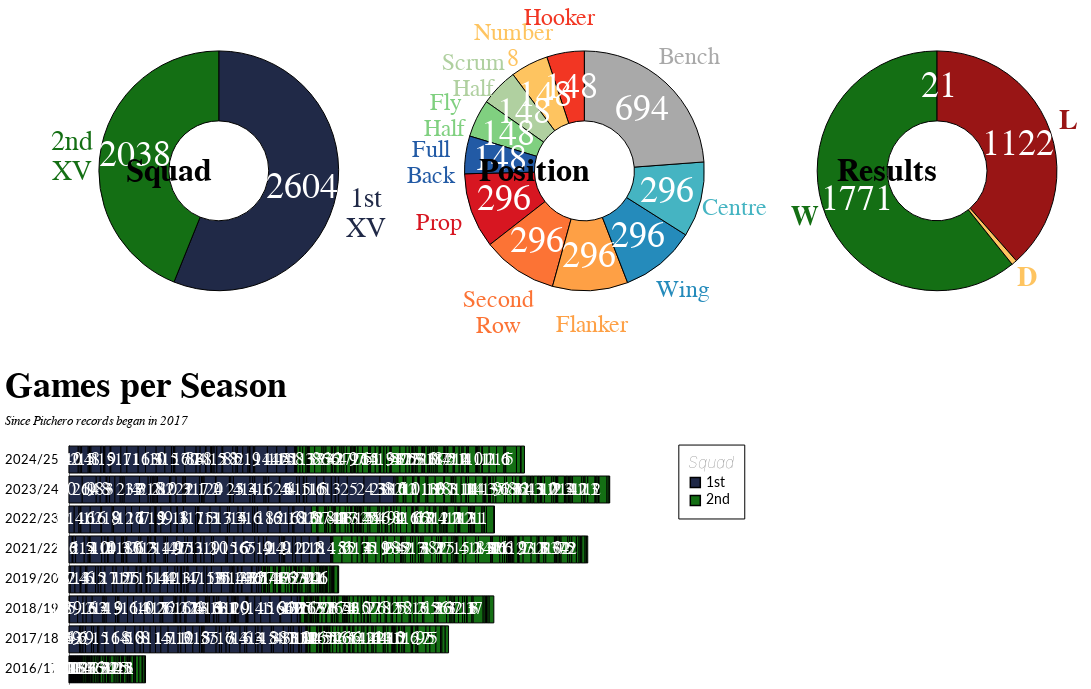

Notebook code cell kept with this figure:
### Markdown cell above
# Individual Player Stats

- Table:
  - Position
  - Debut
  - Total Games (this season/total)
  - Tries (this season/total)
- Charts:
  - Games per season (color by squad)
  - Games by position (color by squad)
  - Tries/points per season

### Code cell
player_profile_charts(df=players_df, df_agg=players_agg_df)

### Figure 1 — Vega-Lite specification as saved in the notebook (floating-point values rounded to 4 significant figures; data arrays with more than 128 entries replaced by an {"elided": "..."} marker saying what was removed)
{"config": {"axis": {"labelFont": "Lato, sans-serif", "titleFont": "PT Sans Narrow, Helvetica Neue, Helvetica, Arial, sans-serif", "labelFontSize": 13, "titleFontSize": 24, "gridColor": "#202947", "gridOpacity": 0.2}, "header": {"labelFont": "PT Sans Narrow, Helvetica Neue, Helvetica, Arial, sans-serif", "titleFont": "PT Sans Narrow, Helvetica Neue, Helvetica, Arial, sans-serif", "labelFontSize": 24, "titleFontSize": 28, "labelFontWeight": "bold", "orient": "left"}, "legend": {"labelFont": "Lato, sans-serif", "titleFont": "PT Sans Narrow, Helvetica Neue, Helvetica, Arial, sans-serif", "labelFontSize": 14, "titleFontSize": 16, "titlePadding": 5, "fillColor": "white", "strokeColor": "black", "padding": 10, "titleFontWeight": "lighter", "titleFontStyle": "italic", "titleColor": "gray", "offset": 10}, "title": {"font": "PT Sans Narrow, Helvetica Neue, Helvetica, Arial, sans-serif", "fontSize": 48, "fontWeight": "bold", "anchor": "start", "align": "center", "titlePadding": 20, "subtitlePadding": 10, "subtitleFontSize": 13, "subtitleColor": "", "subtitleFontStyle": "italic", "offset": 15, "color": "black"}, "axisX": {"labelAngle": 0}, "facet": {"title": null, "header": null, "align": {"row": "each", "column": "each"}}, "resolve": {"scale": {"y": "independent", "facet": "independent"}}, "background": "#20294710", "view": {"stroke": null}}, "vconcat": [{"hconcat": [{"layer": [{"mark": {"type": "arc", "innerRadius": 50, "outerRadius": 120, "stroke": "black"}, "encoding": {"color": {"field": "Squad", "legend": null, "scale": {"domain": ["1st", "2nd"], "range": ["#202947", "#146f14"]}, "type": "nominal"}, "order": {"field": "Squad", "sort": "ascending", "type": "nominal"}, "theta": {"aggregate": "sum", "field": "TotalGames", "stack": true, "type": "quantitative"}, "tooltip": [{"field": "Squad", "type": "nominal"}, {"aggregate": "sum", "field": "TotalGames", "type": "quantitative"}]}, "transform": [{"filter": "datum.Player == selectedPlayer || selectedPlayer == null"}, {"calculate": "split(datum.Squad + ' XV', ' ')", "as": "label"}]}, {"mark": {"type": "text", "font": "PT Sans Narrow", "radius": 85, "size": 36}, "encoding": {"color": {"value": "white"}, "detail": {"field": "Squad", "type": "nominal"}, "order": {"field": "Squad", "sort": "ascending", "type": "nominal"}, "text": {"aggregate": "sum", "field": "TotalGames", "type": "quantitative"}, "theta": {"aggregate": "sum", "field": "TotalGames", "stack": true, "type": "quantitative"}, "tooltip": [{"field": "Squad", "type": "nominal"}, {"aggregate": "sum", "field": "TotalGames", "type": "quantitative"}]}, "transform": [{"filter": "datum.Player == selectedPlayer || selectedPlayer == null"}, {"calculate": "split(datum.Squad + ' XV', ' ')", "as": "label"}]}, {"mark": {"type": "text", "font": "PT Sans Narrow", "radius": 150, "size": 28}, "encoding": {"color": {"field": "Squad", "legend": null, "scale": {"domain": ["1st", "2nd"], "range": ["#202947", "#146f14"]}, "type": "nominal"}, "detail": {"field": "Squad", "type": "nominal"}, "order": {"field": "Squad", "sort": "ascending", "type": "nominal"}, "text": {"field": "label", "type": "nominal"}, "theta": {"aggregate": "sum", "field": "TotalGames", "stack": true, "type": "quantitative"}, "tooltip": [{"field": "Squad", "type": "nominal"}, {"aggregate": "sum", "field": "TotalGames", "type": "quantitative"}]}, "transform": [{"filter": "datum.Player == selectedPlayer || selectedPlayer == null"}, {"calculate": "split(datum.Squad + ' XV', ' ')", "as": "label"}]}], "data": {"name": "data-d4c9bc266173670c3273387ffa22d699"}, "height": 250, "title": {"text": "Squad", "anchor": "middle", "dx": 100, "dy": 110, "fontSize": 32, "orient": "none"}}, {"layer": [{"mark": {"type": "arc", "innerRadius": 50, "outerRadius": 120, "stroke": "black"}, "encoding": {"color": {"field": "Position_specific", "legend": null, "scale": {"domain": ["Prop", "Hooker", "Second Row", "Flanker", "Number 8", "Scrum Half", "Fly Half", "Centre", "Wing", "Full Back", "Bench"], "range": ["#d71621", "#f23623", "#fc7335", "#fea045", "#fec460", "#b0d0a0", "#80d080", "#45b4c2", "#258bbb", "#225aa5", "darkgray"]}, "type": "nominal"}, "detail": {"field": "Position_specific", "type": "nominal"}, "order": {"aggregate": "count", "sort": "ascending", "type": "quantitative"}, "theta": {"aggregate": "count", "type": "quantitative"}}, "transform": [{"filter": "datum.Player == selectedPlayer || selectedPlayer == null"}, {"calculate": "datum.Number <= 15 ? datum.Number : ''", "as": "Number"}, {"calculate": "split(datum.Position_specific, ' ')", "as": "Position_label"}]}, {"mark": {"type": "text", "font": "PT Sans Narrow", "radius": 85, "size": 36}, "encoding": {"color": {"value": "white"}, "detail": {"field": "Position_specific", "type": "nominal"}, "order": {"aggregate": "count", "sort": "ascending", "type": "quantitative"}, "text": {"aggregate": "count", "type": "quantitative"}, "theta": {"aggregate": "count", "sort": "descending", "stack": true, "type": "quantitative"}}, "transform": [{"filter": "datum.Player == selectedPlayer || selectedPlayer == null"}, {"calculate": "datum.Number <= 15 ? datum.Number : ''", "as": "Number"}, {"calculate": "split(datum.Position_specific, ' ')", "as": "Position_label"}]}, {"mark": {"type": "text", "font": "PT Sans Narrow", "radius": 155, "size": 24}, "encoding": {"color": {"field": "Position_specific", "legend": null, "scale": {"domain": ["Prop", "Hooker", "Second Row", "Flanker", "Number 8", "Scrum Half", "Fly Half", "Centre", "Wing", "Full Back", "Bench"], "range": ["#d71621", "#f23623", "#fc7335", "#fea045", "#fec460", "#b0d0a0", "#80d080", "#45b4c2", "#258bbb", "#225aa5", "darkgray"]}, "type": "nominal"}, "detail": {"field": "Position_specific", "type": "nominal"}, "order": {"aggregate": "count", "sort": "ascending", "type": "quantitative"}, "text": {"field": "Position_label", "type": "nominal"}, "theta": {"aggregate": "count", "stack": true, "type": "quantitative"}}, "transform": [{"filter": "datum.Player == selectedPlayer || selectedPlayer == null"}, {"calculate": "datum.Number <= 15 ? datum.Number : ''", "as": "Number"}, {"calculate": "split(datum.Position_specific, ' ')", "as": "Position_label"}]}], "data": {"name": "data-bdf8261112e570e958caa246b06afe89"}, "height": 250, "title": {"text": "Position", "anchor": "middle", "dx": 100, "dy": 110, "fontSize": 32, "orient": "none"}}, {"layer": [{"mark": {"type": "arc", "innerRadius": 50, "outerRadius": 120, "stroke": "black"}, "encoding": {"color": {"field": "Result", "legend": null, "scale": {"domain": ["W", "D", "L"], "range": ["#146f14", "#fec460", "#991515"]}, "type": "nominal"}, "theta": {"aggregate": "count", "type": "quantitative"}}, "transform": [{"filter": "datum.Player == selectedPlayer || selectedPlayer == null"}]}, {"mark": {"type": "text", "font": "PT Sans Narrow", "radius": 85, "size": 36}, "encoding": {"color": {"value": "white"}, "detail": {"field": "Result", "type": "nominal"}, "text": {"aggregate": "count", "type": "quantitative"}, "theta": {"aggregate": "count", "stack": true, "type": "quantitative"}}, "transform": [{"filter": "datum.Player == selectedPlayer || selectedPlayer == null"}]}, {"mark": {"type": "text", "font": "PT Sans Narrow", "fontWeight": "bold", "radius": 140, "size": 28}, "encoding": {"color": {"field": "Result", "legend": null, "scale": {"domain": ["W", "D", "L"], "range": ["#146f14", "#fec460", "#991515"]}, "type": "nominal"}, "detail": {"field": "Result", "type": "nominal"}, "text": {"field": "Result", "type": "nominal"}, "theta": {"aggregate": "count", "stack": true, "type": "quantitative"}}, "transform": [{"filter": "datum.Player == selectedPlayer || selectedPlayer == null"}]}], "data": {"name": "data-bdf8261112e570e958caa246b06afe89"}, "height": 250, "title": {"text": "Results", "anchor": "middle", "dx": 100, "dy": 110, "fontSize": 32, "orient": "none"}}], "resolve": {"scale": {"color": "independent"}}}, {"layer": [{"mark": {"type": "bar", "stroke": "black"}, "encoding": {"color": {"field": "Squad", "legend": {"orient": "right", "title": "Squad"}, "scale": {"domain": ["1st", "2nd"], "range": ["#202947", "#146f14"]}, "type": "nominal"}, "order": {"field": "Squad", "sort": "ascending", "type": "nominal"}, "text": {"aggregate": "sum", "field": "TotalGames", "type": "quantitative"}, "tooltip": [{"field": "Player", "type": "nominal"}, {"field": "Season", "type": "nominal"}, {"aggregate": "sum", "field": "TotalGames", "type": "quantitative"}], "x": {"aggregate": "sum", "axis": null, "field": "TotalGames", "stack": "zero", "title": null, "type": "quantitative"}, "y": {"axis": {"labelPadding": 10, "ticks": false}, "field": "Season", "sort": "descending", "title": null, "type": "nominal"}}, "transform": [{"filter": "datum.Player == selectedPlayer || selectedPlayer == null"}]}, {"mark": {"type": "text", "color": "white", "dx": -15, "fontSize": 18}, "encoding": {"detail": {"field": "Squad", "type": "nominal"}, "order": {"field": "Squad", "sort": "ascending", "type": "nominal"}, "text": {"aggregate": "sum", "field": "TotalGames", "type": "quantitative"}, "tooltip": [{"field": "Player", "type": "nominal"}, {"field": "Season", "type": "nominal"}, {"aggregate": "sum", "field": "TotalGames", "type": "quantitative"}], "x": {"aggregate": "sum", "axis": null, "field": "TotalGames", "stack": "zero", "title": null, "type": "quantitative"}, "y": {"axis": {"labelPadding": 10, "ticks": false}, "field": "Season", "sort": "descending", "title": null, "type": "nominal"}}, "transform": [{"filter": "datum.Player == selectedPlayer || selectedPlayer == null"}]}], "data": {"name": "data-d4c9bc266173670c3273387ffa22d699"}, "height": {"step": 30}, "title": {"text": "Games per Season", "fontSize": 36, "orient": "top", "subtitle": "Since Pitchero records began in 2017"}, "width": 600}], "background": "transparent", "params": [{"name": "selectedPlayer", "value": null}], "resolve": {"scale": {"color": "independent"}}, "spacing": 30, "$schema": "https://vega.github.io/schema/vega-lite/v5.20.1.json", "datasets": {"data-d4c9bc266173670c3273387ffa22d699": {"elided": "941 records"}, "data-bdf8261112e570e958caa246b06afe89": {"elided": "2914 records"}}}
